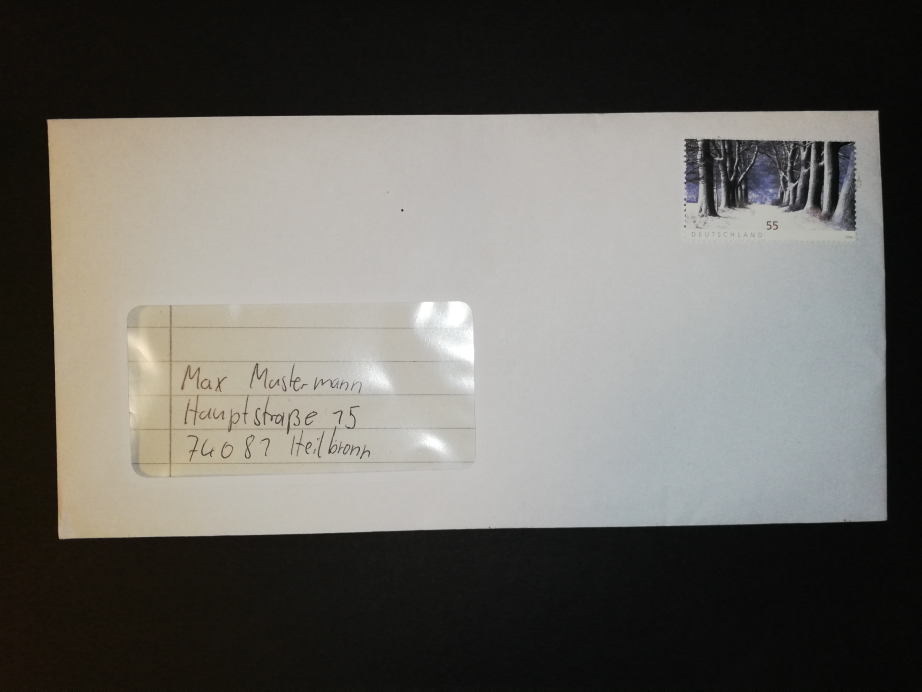
#> input picture data/IMG_20211102_171029.jpg, 4608 x 3456 px, found by its file name (shown at 1/5 size)
$ python preprocessing.py
#> lines starting #> are read from the running program, lines starting #| are printed output that depends on the picture; after the words box and inside, x2 and y2 are one past the last pixel; in counts of white or black regions, pixels touching at a corner belong together
#!/usr/bin/env python
# -*- coding: utf-8 -*-

import cv2
import numpy as np

class PreProcessing(object):
    """
    contains all preprocessing methods

    """
    def __init__(self, img):

        self.img = img

        #self.claheimg = self.clahe()
        #cv2.imshow("clahe", self.claheimg)

        self.img_flt = self.filter(self.img)
        self.img_ilm = self.fix_illum(self.img_flt)
        self.img_bin = self.threshhold(self.img_ilm)
        self.rect = None
        self.rect_min = None
        self.img_roi = None
        self.box = None
        self.cnts, self.hierarchy = self.contours(self.img_bin)
        self.img_warp = self.warpImage(self.img_bin)

    def clahe(self):
        # BGR 2 Lab
        lab = cv2.cvtColor(self.img, cv2.COLOR_BGR2LAB)
        # split L channel and equalize hist
        L, a, b = cv2.split(lab)
        Ln = cv2.equalizeHist(L)
        # combine and convert 2 BGR
        return cv2.cvtColor(cv2.merge((Ln, a, b)), cv2.COLOR_LAB2BGR)

    def filter(self,img):
        grimg = cv2.cvtColor(img, cv2.COLOR_BGR2GRAY)
        return grimg

    def fix_illum(self,img):
        return img

    def threshhold(self,img):
        _,binimg = cv2.threshold(img,100,255,cv2.THRESH_OTSU)
        return binimg

    def contours(self,img):
        cnts, hierarchy = cv2.findContours(img,cv2.RETR_CCOMP,cv2.CHAIN_APPROX_SIMPLE)
        for (cnt, hie) in zip(cnts, hierarchy[0]):
            if hie[2] >= 0 and hie[3] == -1: # contour has child(s) but no parent
                if cv2.contourArea(cnt) > img.size/4: # kleine konturen ignorieren ( > 1/4 Bildfläche)
                    self.rect_min = cv2.minAreaRect(cnt)
                    x,y,w,h = cv2.boundingRect(cnt)
                    self.rect = x,y,w,h
                    box = cv2.boxPoints(self.rect_min)
                    self.box = np.int0(box)
                    #TODO# nice2hab trapezförmige bilder -> 4 eckpunkte finden

                    plot = cv2.rectangle(self.img.copy(),(x,y),(x+w,y+h),(0,255,0),1)
                    #cv2.drawContours(plot,[box], 0, (255,0,0),1)
                    cv2.imshow('plot', plot)
                    #cv2.imwrite("demo.jpg", plot)

                    mask = self.img_bin.copy() #np.zeros((h,w)) #! wert wird auch später immer auf 0 gesetzt
                    mask[:,:] = 0 # maske leeren
                    cv2.fillPoly(mask, [cnt], 255)
                    img_bin_roi = cv2.bitwise_and(self.img_bin[y:y+h, x:x+w], mask[y:y+h, x:x+w]) # remove any other objects in roi
                    self.img_roi = self.img[y:y+h, x:x+w] # für pixelzugriff mit schwerpunktkordinaten nötig
                    #cv2.imshow('mask', mask)
                    #cv2.imshow('bin_roi', img_bin_roi)
                    cv2.imshow('img roi', self.img_roi)
                    cv2.waitKey()

        return cnts, hierarchy

    def warpImage(self,img):
        x,y,w,h = self.box
        pts_dst = np.array([[x, y], [x, y+h], [x+w, y+h],[x+w, h]])
        h, _ = cv2.findHomography(self.box, pts_dst)
        return cv2.warpPerspective(self.img_roi, h,(self.img_roi.shape[1],self.img_roi.shape[0]))


if __name__ ==  '__main__':
    imgO = cv2.imread("data/IMG_20211102_171029.jpg")
#> imgO is the input picture: shape (3456, 4608, 3); mean B, G, R 98, 102.9, 104.8
    img = cv2.resize(imgO, (0, 0), fx=0.15, fy=0.15)
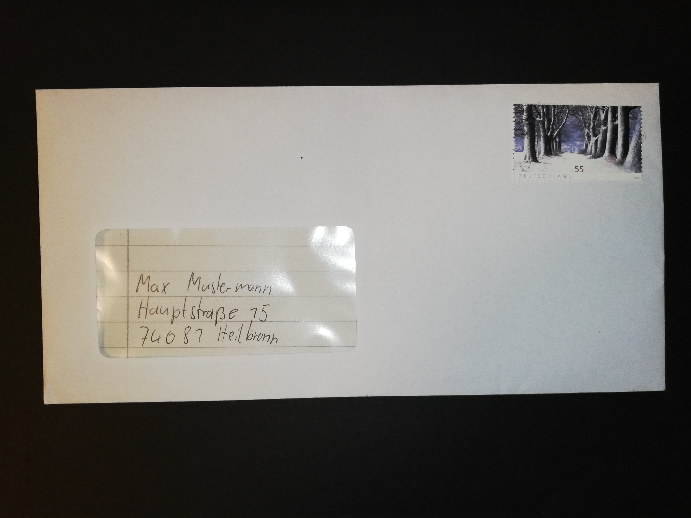
#> img: shape (518, 691, 3); mean B, G, R 98, 103, 104.9
    Test = PreProcessing(img)
#> in filter, `grimg = cv2.cvtColor(img, cv2.COLOR_BGR2GRAY)`:
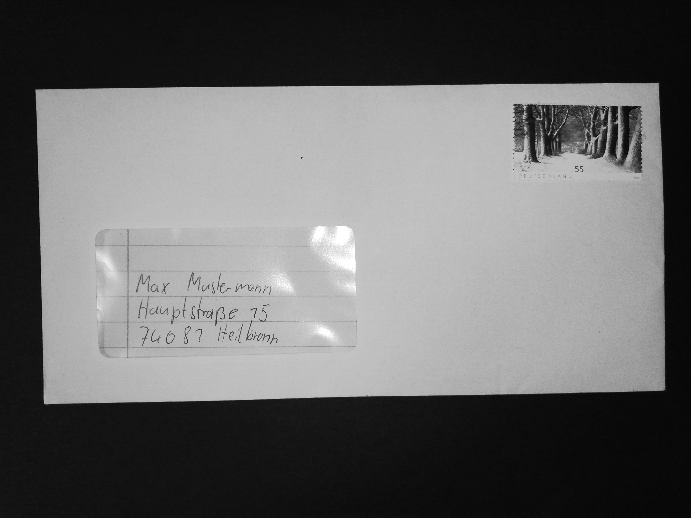
#> grimg: shape (518, 691); min 5, max 255, mean 103
#> in threshhold, `_,binimg = cv2.threshold(img,100,255,cv2.THRESH_OTSU)`:
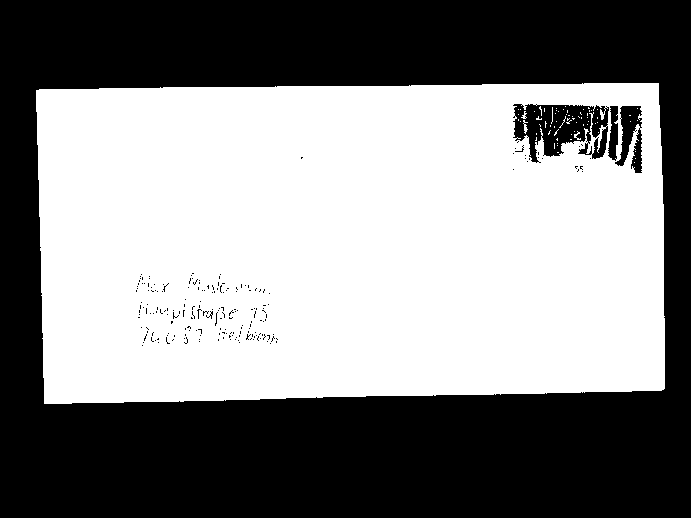
#> binimg: shape (518, 691); 52.7% white; 206 black regions (202 under 20 px)
#> in contours, `cnts, hierarchy = cv2.findContours(img,cv2.RETR_CCOMP,cv2.CHAIN_APPROX..`: cnts = 370 contours, 360 with area under 20; largest, box (x1, y1, x2, y2) and area: (36, 83, 665, 404) 193161, (512, 103, 610, 164) 3660, (614, 105, 643, 167) 820, (607, 105, 619, 162) 450, (630, 127, 643, 174) 350
#> the loop in contours, `for (cnt, hie) in zip(cnts, hierarchy[0]):` made 370 passes
#> (self.rect_min, x, y, w, h, self.box) on pass 71: (((351, 240.7), (625.2, 314.5), -1.02), 36, 83, 629, 321, [[41, 403], [35, 89], [660, 77], [666, 392]])
#> (cnt, hie) on passes 1 to 6: ([[634, 162]], [1, -1, -1, -1]), ([[635, 158]], [2, 0, -1, -1]), ([[557, 152], [558, 152]], [3, 1, -1, -1]), ([[635, 151]], [4, 2, -1, -1]), ([[557, 145]], [5, 3, -1, -1]), ([[557, 143]], [6, 4, -1, -1])
#> after the loop in contours, `for (cnt, hie) in zip(cnts, hierarchy[0]):`:
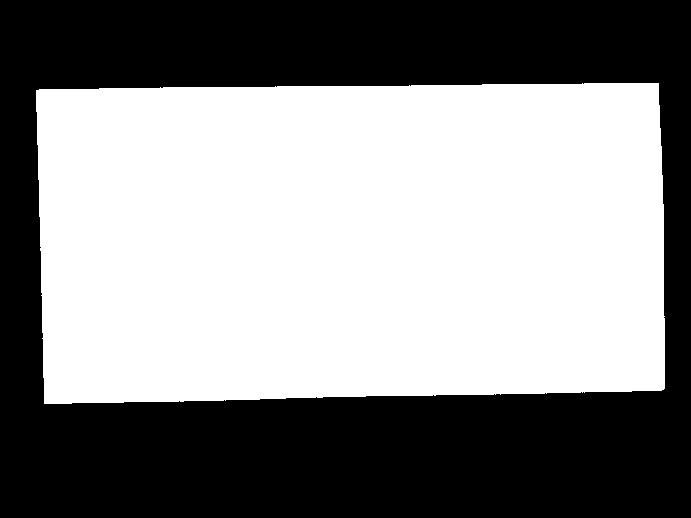
#> mask: shape (518, 691); 54.2% white; 1 black region
#> in __init__, `self.cnts, self.hierarchy = self.contours(self.img_bin)`: self.cnts has the same summary as cnts in contours; self.hierarchy = 370 rows, first 6: [1, -1, -1, -1], [2, 0, -1, -1], [3, 1, -1, -1], [4, 2, -1, -1], [5, 3, -1, -1], [6, 4, -1, -1]
#> in warpImage, `x,y,w,h = self.box`: x = [41, 403]; y = [35, 89]; w = [660, 77]; h = [666, 392]
#> (the run stopped early here; a loop or call above may not have finished)

$ run again, with data/IMG_20211102_170945.jpg copied over data/IMG_20211102_171029.jpg
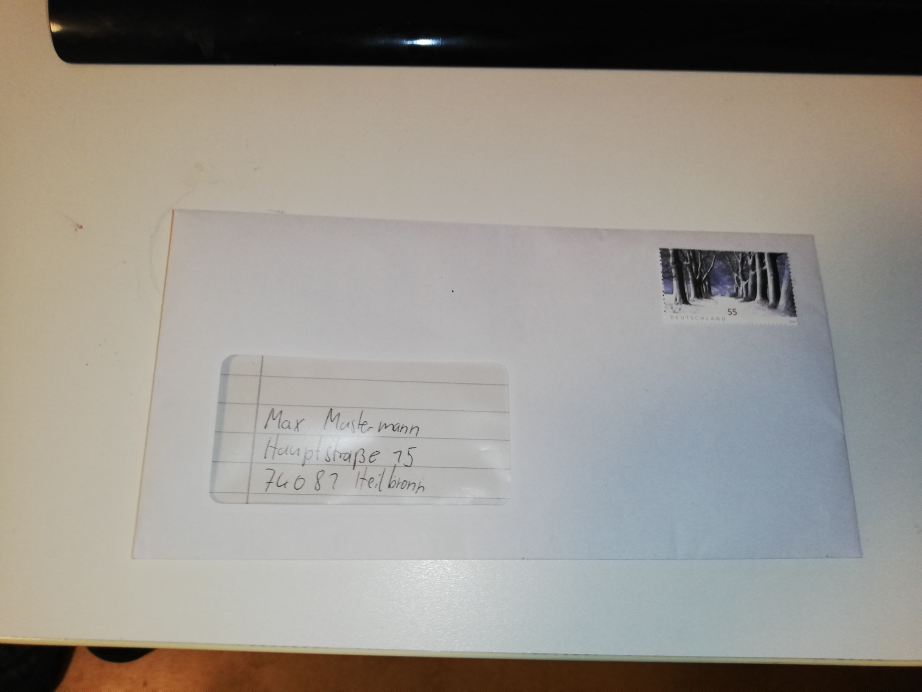
#> input picture data/IMG_20211102_170945.jpg, 4608 x 3456 px, found by its file name (shown at 1/5 size)
#> imgO is the input picture: shape (3456, 4608, 3); mean B, G, R 138.8, 145.7, 150
#> in threshhold, `_,binimg = cv2.threshold(img,100,255,cv2.THRESH_OTSU)`:
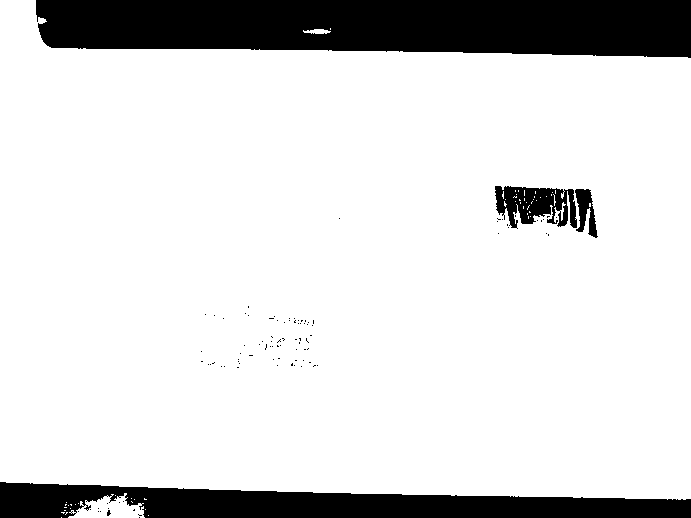
#> binimg: shape (518, 691); 85.2% white; 100 black regions (96 under 20 px)
#> cnts = 178 contours, 171 with area under 20; largest, box (x1, y1, x2, y2) and area: (0, 0, 691, 500) 305398, (494, 185, 578, 229) 2612, (68, 493, 145, 518) 1040, (574, 188, 599, 239) 694, (303, 29, 331, 34) 70, (83, 504, 92, 511) 28, (106, 509, 112, 517) 23
#> the loop in contours, `for (cnt, hie) in zip(cnts, hierarchy[0]):` made 178 passes
#> (self.rect_min, x, y, w, h, self.box) on pass 75: (((345, 249.5), (486.6, 699.8), -88.85), 0, 0, 691, 500, [[689, 499], [-9, 485], [0, 0], [699, 13]])
#> after the loop in contours, `for (cnt, hie) in zip(cnts, hierarchy[0]):`:
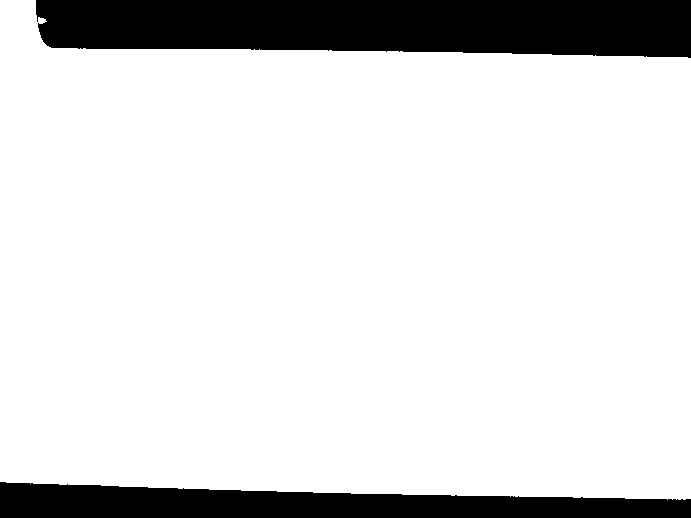
#> mask: shape (518, 691); 85.7% white; 2 black regions
#> self.cnts has the same summary as cnts in contours; self.hierarchy = 178 rows, first 6: [1, -1, -1, -1], [2, 0, -1, -1], [3, 1, -1, -1], [4, 2, -1, -1], [5, 3, -1, -1], [6, 4, -1, -1]
#> in warpImage, `x,y,w,h = self.box`: x = [689, 499]; y = [-9, 485]; w = [0, 0]; h = [699, 13]
